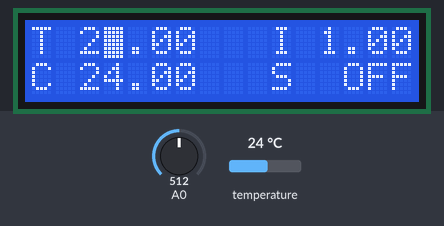
A sketch run on a simulated Arduino Uno, built with avr-gcc and run on an emulated ATmega328P. Shown: 16×2 character LCD. The test bench sets the inputs (shaded band); at power-on: A0 = 512, temperature 24 °C. What the sketch prints to the serial monitor is not drawn.

Above: at 3.4 s.
3.5 s: A0 set to 370
6.4 s: temperature set to 12 °C
At 7.9 s:
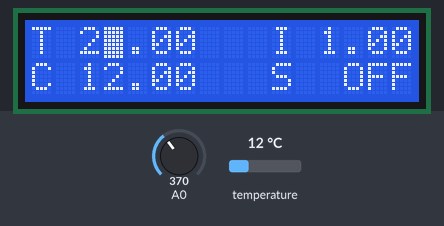
9.6 s: temperature set to 19 °C
At 10.6 s:
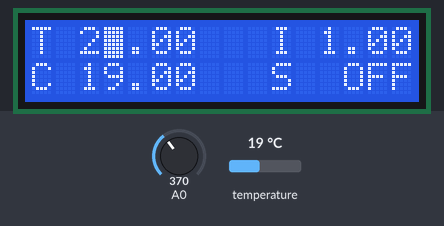
12.8 s: A0 set to 390
At 14.6 s:
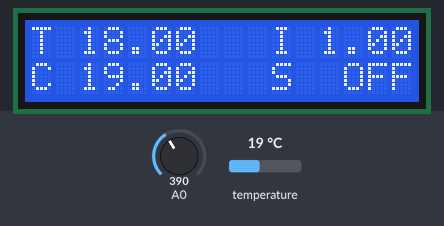
17.1 s: temperature set to 28 °C
At 20.0 s:
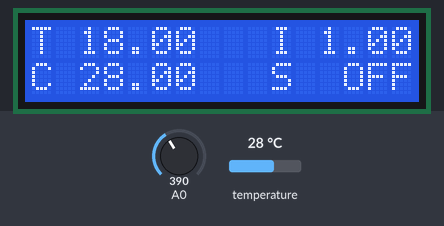
20.3 s: A0 set to 40
At 24.0 s:
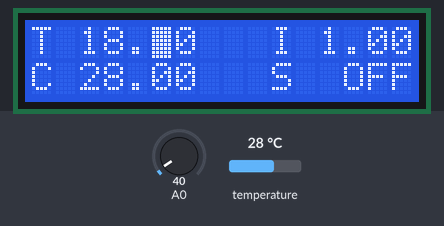
Timing chart, 0 to 25.5 s (numbered marks = the images above; inputs shaded):
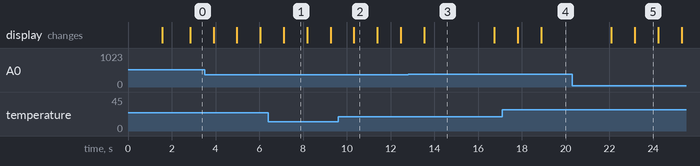

The sketch:

BuzzTemp.ino
```cpp
/**
   Temperature sensors
*/

#define TEMP_MAX6675_TIPE_K 0x01
#define TEMP_DS18B20 0x02

/**
   LCD
*/
#define LCD_KEYPAD_SHIELD_1602 0x01
#define LCD_SHIELD_1602 0x01

/**
   Build stuff
*/
#define VERSION_NUMBER "v0.0.1"


/**
    Your definitions here
*/

/**
    Serial baud rate
*/
#define SERIAL_BAUD_RATE 9600

/**
    Default target temperature
*/
#define DEFAULT_TARGET_TEMP 27.00

/**
   Default threeeshold value for the grace period
*/
#define DEFAULT_GRACE_RANGE_TEMP 1.00

/**
   Default target temperature
*/
#define DEFAULT_RUN false

/**
    Temperature sensor to use
    + TEMP_DS18B20 -> one wire DS18B20 sensor
    + TEMP_MAX6675_TIPE_K -> SPI MAX6675 with type K temp. probe
*/
#define TEMP_SENSOR TEMP_DS18B20
#if TEMP_SENSOR==TEMP_DS18B20
/**
    Data pin where DS18B20 is connected
*/
#define TEMP_DS18B20_DATA_PIN 11
#endif;
#if TEMP_SENSOR==TEMP_MAX6675_TIPE_K
/**
   SPI pins where MAX6675 is connected (DATA OUT + CHIP SELCT + CLOCK)
*/
#define TEMP_MAX6675_DATA_OUT_PIN 13
#define TEMP_MAX6675_CHIP_SELECT_PIN 12
#define TEMP_MAX6675_CLOCK_PIN 11
#endif;

/**
   If the sensor is not stable enoght you can sample it more to increace accurancy
*/
#define TEMP_READ_SAMPLING_COUNT 1

/**
    Specify with lcd you have
    + LCD_SHIELD_1602 -> lcd (16x2) for arduino https://create.arduino.cc/projecthub/electropeak/using-1602-lcd-keypad-shield-w-arduino-w-examples-e02d95
    + LCD_KEYPAD_SHIELD_1602 -> lcd (16x2) keypad shield for arduino https://create.arduino.cc/projecthub/electropeak/using-1602-lcd-keypad-shield-w-arduino-w-examples-e02d95
*/
#define LCD LCD_KEYPAD_SHIELD_1602
#if LCD==LCD_KEYPAD_SHIELD_1602
/**
   Define the lcd pins
*/
#define LCD_RESET_PIN 8
#define LCD_ENABLE_PIN 9
#define LCD_BACK_LIGHT_PIN 10
#define LCD_DATA4_PIN 4
#define LCD_DATA5_PIN 5
#define LCD_DATA6_PIN 6
#define LCD_DATA7_PIN 7
#define LCD_KEYPAD_PIN 0
#endif;
#if LCD==LCD_SHIELD_1602
/**
   Define the lcd pins
*/
#define LCD_RESET_PIN 8
#define LCD_ENABLE_PIN 9
#define LCD_BACK_LIGHT_PIN 10
#define LCD_DATA4_PIN 4
#define LCD_DATA5_PIN 5
#define LCD_DATA6_PIN 6
#define LCD_DATA7_PIN 7
#endif;

/**
   Define manually you analog pin for keypad
*/
//#define BUTTONS_ANALOG_PIN 0

/**
   Pin where buzzer is connected
*/
#define BUZZER_PIN A5

/**
   The frequecy of the tone of the buzzer
*/
#define BUZZER_TONE_FREQUENCY 1200


/**
    END of your definitions here
*/

#if TEMP_SENSOR==TEMP_MAX6675_TIPE_K
#include "max6675.h"
MAX6675 thermocouple(TEMP_MAX6675_CLOCK_PIN, TEMP_MAX6675_CHIP_SELECT_PIN, TEMP_MAX6675_DATA_OUT_PIN);
#endif

#if TEMP_SENSOR==TEMP_DS18B20
#include <DallasTemperature.h>
// Setup a oneWire instance to communicate with any OneWire devices
// (not just Maxim/Dallas temperature ICs)
OneWire oneWire(TEMP_DS18B20_DATA_PIN);

DallasTemperature sensors(&oneWire);


#endif


#if ( LCD==LCD_SHIELD_1602 |  LCD==LCD_KEYPAD_SHIELD_1602 )
#include <LiquidCrystal.h>
//LCD pin to Arduino
LiquidCrystal lcd( LCD_RESET_PIN,  LCD_ENABLE_PIN,  LCD_DATA4_PIN,  LCD_DATA5_PIN,  LCD_DATA6_PIN,  LCD_DATA7_PIN);
#endif;

#ifndef BUTTONS_ANALOG_PIN
#ifdef LCD_KEYPAD_PIN
#define BUTTONS_ANALOG_PIN LCD_KEYPAD_PIN
#endif;
#endif;


// define some values used by the panel and buttons
int lcd_key     = 6;
int adc_key_in  = 0;

#define btnRIGHT  1
#define btnUP     2
#define btnDOWN   3
#define btnLEFT   4
#define btnSELECT 5
#define btnNONE   6

// read the buttons
int read_LCD_buttons()
{
#ifdef LCD_KEYPAD_PIN

  adc_key_in = analogRead(BUTTONS_ANALOG_PIN);      // read the value from the sensor
  // my buttons when read are centered at these valies: 0, 144, 329, 504, 741
  // we add approx 50 to those values and check to see if we are close
  if (adc_key_in > 1500) return btnNONE; // We make this the 1st option for speed reasons since it will be the most likely result
  if (adc_key_in < 50)   return btnRIGHT;
  if (adc_key_in < 195)  return btnUP;
  if (adc_key_in < 380)  return btnDOWN;
  if (adc_key_in < 500)  return btnLEFT;
  if (adc_key_in < 700)  return btnSELECT;
#endif

  return btnNONE;  // when all others fail, return this...
}

char buffer[16];


double alarmTemp = DEFAULT_TARGET_TEMP;
char debouceAlarmTemp = 0;
int debouceAlarmTempThr = 4;
double graceTemp = DEFAULT_GRACE_RANGE_TEMP;

bool isTempInAlarm, isAlarmCleared, isRun;
double currentTemp, currentCurrentReading;
short int currentReadingCounter;


#define LOOP_DELAY 300


#define CURSOR_POSITION_TARGET_INT 0
#define CURSOR_POSITION_TARGET_DEC 1
#define CURSOR_POSITION_HYSTERESIS_INT 2
#define CURSOR_POSITION_HYSTERESIS_DEC 3
#define CURSOR_POSITION_RUN 4

int cursorAllowedPositionIndex = 0;

short int allowedPositions = 5;
int allowedCursorPositions[5][2] = {
  {3, 0}, //target unit
  {5, 0}, //target decimal
  {12, 0}, //histeresis unit
  {14, 0}, //histeresis decimal
  {15, 1}, //run
};


void updateLcdData() {
#if ( LCD==LCD_SHIELD_1602 |  LCD==LCD_KEYPAD_SHIELD_1602 )

  lcd.setCursor(0, 0);

  lcd.print("T ");
  lcd.print(alarmTemp, 2);

  lcd.setCursor(10, 0);
  lcd.print("I ");
  lcd.print(graceTemp, 2);
  lcd.setCursor(0, 1);
  lcd.print("C");
  if (isTempInAlarm) {
    lcd.print("!");
  }
  else {
    lcd.print(" ");
  }
  lcd.print(currentTemp, 2);
  lcd.setCursor(10, 1);
  lcd.print("S  ");
  if (isRun) {
    lcd.print("RUN");
  }
  else {
    lcd.print("OFF");
  }

  lcd.setCursor(allowedCursorPositions[cursorAllowedPositionIndex][0], allowedCursorPositions[cursorAllowedPositionIndex][1]);
#endif;
}

void setup() {
  Serial.begin(SERIAL_BAUD_RATE);
  Serial.println("BuzzTemp Starting");

  pinMode(BUZZER_PIN, OUTPUT); // Set buzzer - pin 9 as an output
  noTone(BUZZER_PIN);

  isAlarmCleared = false;
  isTempInAlarm = false;
  isRun = DEFAULT_RUN;

#if ( LCD==LCD_SHIELD_1602 |  LCD==LCD_KEYPAD_SHIELD_1602 )
  lcd.begin(16, 2);
  lcd.setCursor(0, 0);
  lcd.blink();
  lcd.clear();

  lcd.setCursor(1, 0);

  lcd.print("BuzzTemp");
  lcd.setCursor(1, 1);

  lcd.print(VERSION_NUMBER);

  lcd.setCursor(0, 0);
  delay(1500);
   lcd.clear();

#endif;

  delay(500);
}

void loop() {

#if TEMP_SENSOR==TEMP_MAX6675_TIPE_K
  currentTemp += thermocouple.readCelsius();
#endif
#if TEMP_SENSOR==TEMP_DS18B20
  sensors.requestTemperatures();
  currentCurrentReading += sensors.getTempCByIndex(0);
#endif
  currentReadingCounter ++;
  if (currentReadingCounter >= TEMP_READ_SAMPLING_COUNT) {
    currentTemp = currentCurrentReading / TEMP_READ_SAMPLING_COUNT;
    currentCurrentReading = 0;
    currentReadingCounter = 0;
  }


  lcd_key = read_LCD_buttons();  // read the buttons


  if (isRun && abs(currentTemp - alarmTemp) > graceTemp) {
    if (!isTempInAlarm) {
      debouceAlarmTemp ++;
    }
  }
  else {
    debouceAlarmTemp = 0;
    isAlarmCleared = false;
  }

  if (debouceAlarmTemp > debouceAlarmTempThr) {
    isTempInAlarm = true;
  }
  else {
    isTempInAlarm = false;
  }


  switch (lcd_key)               // depending on which button was pushed, we perform an action
  {
    case btnRIGHT:
      {
        if (isTempInAlarm && !isAlarmCleared) {
          isAlarmCleared = true;
        }
        else {
          cursorAllowedPositionIndex = (cursorAllowedPositionIndex + 1)  % allowedPositions;
        }
        break;
      }
    case btnLEFT:
      {
        if (isTempInAlarm && !isAlarmCleared) {
          isAlarmCleared = true;
        }
        else {
          cursorAllowedPositionIndex = (cursorAllowedPositionIndex - 1)  % allowedPositions;
        }
        break;
      }
    case btnUP:
      {
        if (isTempInAlarm && !isAlarmCleared) {
          isAlarmCleared = true;
        }
        else {
          switch (cursorAllowedPositionIndex) {
            case CURSOR_POSITION_TARGET_INT:
              alarmTemp += 1;
              break;
            case CURSOR_POSITION_TARGET_DEC:
              alarmTemp += 0.1;
              break;
            case CURSOR_POSITION_HYSTERESIS_INT:
              graceTemp += 1;
              break;
            case CURSOR_POSITION_HYSTERESIS_DEC:
              graceTemp += 0.1;
              break;
            case CURSOR_POSITION_RUN:
              isRun = !isRun;
              break;
          }
        }
        break;
      }
    case btnDOWN:
      {
        if (isTempInAlarm && !isAlarmCleared) {
          isAlarmCleared = true;
        }
        else {
          switch (cursorAllowedPositionIndex) {
            case CURSOR_POSITION_TARGET_INT:
              alarmTemp -= 1;
              break;
            case CURSOR_POSITION_TARGET_DEC:
              alarmTemp -= 0.1;
              break;
            case CURSOR_POSITION_HYSTERESIS_INT:
              graceTemp -= 1;
              break;
            case CURSOR_POSITION_HYSTERESIS_DEC:
              graceTemp -= 0.1;
              break;
            case CURSOR_POSITION_RUN:
              isRun = !isRun;
              break;
          }
        }
        break;
      }
    case btnSELECT:
      {
        if (isTempInAlarm && !isAlarmCleared) {
          isAlarmCleared = true;
        }
        break;
      }
    case btnNONE:
      {
        break;
      }
  }

  updateLcdData();


  if (!isAlarmCleared && isTempInAlarm) {
    tone(BUZZER_PIN, BUZZER_TONE_FREQUENCY);
  }
  else {
    noTone(BUZZER_PIN);

  }

  delay(LOOP_DELAY);
}
```

Measured:
- what the display in image 2 shows lasts 1.1 s, from 10.3 s to 11.4 s
- what the display in image 3 shows lasts 3.2 s, from 13.5 s to 16.7 s
